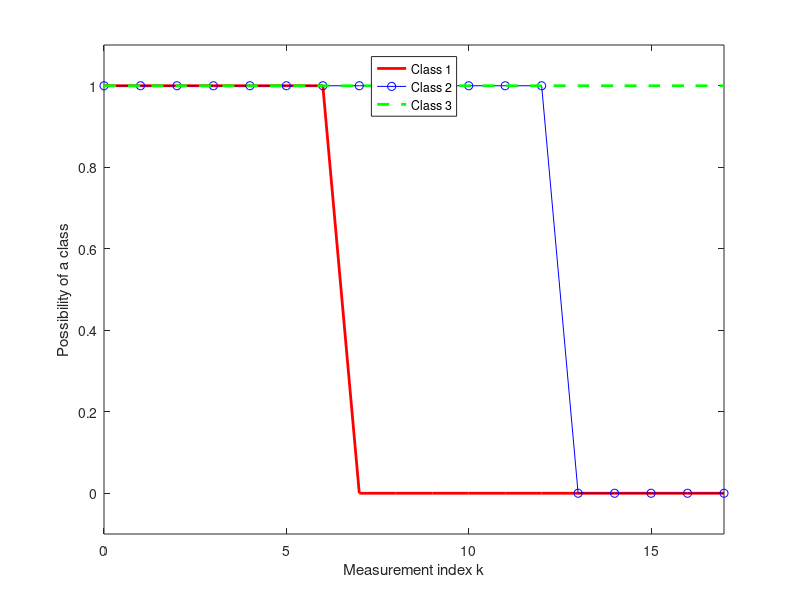

This chart was generated by the following MATLAB code:
function [poss_class_prob] = script_7
% Imprecise likelihood - Possibilistic classifier
%
% B. Ristic, RMIT University, March 2018

% compute the confusion matrix
confusion_matrix_poss  = [1 1 1; 0 1 1; 0 0 1];

feature_vec = [1 1 1 1 1 1 2 1 1 1 1 2 3 1 1 1 1];
L = length(feature_vec);
poss_prior = [1 1 1];

poss_class = Jeremie(confusion_matrix_poss,poss_prior,feature_vec);
poss_class_prob = poss_class ./sum(poss_class);


h=figure(1);
set(h,'Position',[50 50 400 300]);
plot([0:L],poss_class(1,:),'r','Linewidth',2);
axis([0 L -0.1 1.1]); 
hold on
plot([0:L],poss_class(2,:),'b-o');
plot([0:L],poss_class(3,:),'g--','Linewidth',2);
hold off;
legend('Class 1','Class 2','Class 3','Location','North');
ylabel('Possibility of a class');
xlabel('Measurement index k');
%title('Test 3: Possibilistic');

if 1 < 0
h=figure(2);
set(h,'Position',[450 50 400 300]);
plot([0:L],poss_class_prob(1,:),'r','Linewidth',2);
axis([0 L -0.1 1.1]); 
hold on
plot([0:L],poss_class_prob(2,:),'b-o');
plot([0:L],poss_class_prob(3,:),'g--','Linewidth',2);
hold off;
legend('Class 1','Class 2','Class 3','Location','North');
ylabel('Probability of a class');
xlabel('Measurement index k');
%title('Test 3: Possibilistic');
end


end


%%
function poss_class = Jeremie(poss_conf_mat,poss_prior,feature_vec)
M = length(feature_vec);
n = size(poss_conf_mat,1);

%
% Class possibilities
poss_class(:,1) = poss_prior';
for m=1:M    
    for j=1:n
        poss_class(j,m+1) = poss_class(j,m)*poss_conf_mat(feature_vec(m),j);
    end
    norm_const = max(poss_class(:,m+1));
    poss_class(:,m+1) = poss_class(:,m+1)/norm_const;
end
end
